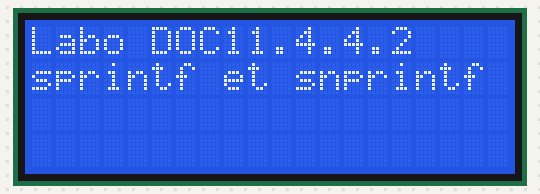
A program run on a simulated Arduino Uno, built with avr-gcc and run on an emulated ATmega328P. On the bench: 20×4 character LCD.

Above: at 0.1 s.
At 1.28 s:
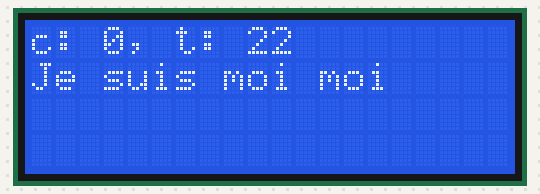
At 10.81 s:
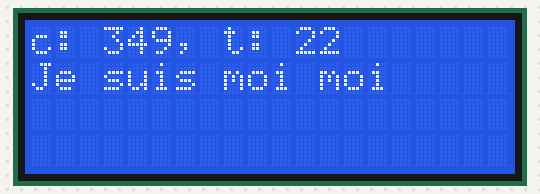
At 20.54 s:
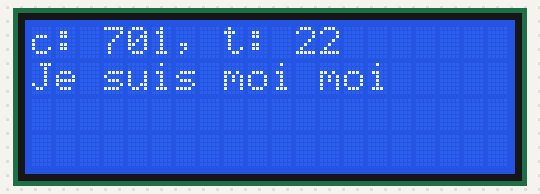
At 30.0 s:
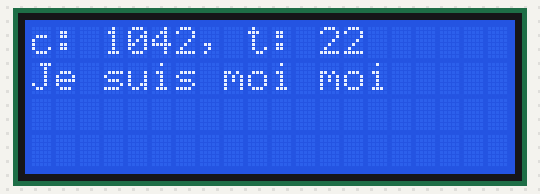
At 39.74 s:
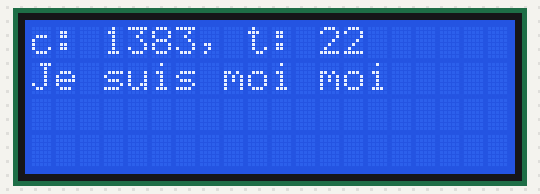

The program:

main.cpp
```cpp
#include <Arduino.h>
// Solution du laboratoire: 3.3

#include <LiquidCrystal_I2C.h>

#define LCD_LIGNE_NO_1                0
#define LCD_LIGNE_NO_2                1
#define LCD_DEBUT_LIGNE               0
#define LCD_NB_LIGNE                  4
#define LCD_NB_COLONNE                20
#define DELAI_MSG_OUVERTURE           1000
#define LCD_ADRESSE_I2C               0x27
#define NOM_PROJET                    "Labo DOC11.4.4.2"
#define VERSION_PROJET                "sprintf et snprintf"
#define LONGUEUR_MSG                  LCD_NB_COLONNE + 1

LiquidCrystal_I2C ecranLCD(LCD_ADRESSE_I2C,LCD_NB_COLONNE,LCD_NB_LIGNE);
char msg[LONGUEUR_MSG];

void setup() {
  ecranLCD.begin(LCD_NB_COLONNE, LCD_NB_LIGNE);
  ecranLCD.print(NOM_PROJET);
  ecranLCD.setCursor(LCD_DEBUT_LIGNE, LCD_LIGNE_NO_2);
  sprintf(msg, "%s", VERSION_PROJET);
  ecranLCD.print(msg);
  delay(DELAI_MSG_OUVERTURE);
  ecranLCD.clear();
} // setup()

void loop() {

  static int compteur = 0;
  int temperature = 22;
  String moi = "moi moi";  // char moi[] = "moi moi";
  float pi = 3.141592;

  // Exemple 01

  ecranLCD.setCursor(LCD_DEBUT_LIGNE, LCD_LIGNE_NO_1);
  sprintf(msg, "c: %d, t: %d", compteur++, temperature);
  ecranLCD.print(msg);
  ecranLCD.setCursor(LCD_DEBUT_LIGNE, LCD_LIGNE_NO_2);
  sprintf(msg, "Je suis %s", moi.c_str());
  ecranLCD.print(msg);


  // Exemple 02 - Forcer des espaces à gauche
  /*
  ecranLCD.setCursor(LCD_DEBUT_LIGNE, LCD_LIGNE_NO_1);
  sprintf(msg, "c: %5d, t: %d", compteur++, temperature);
  ecranLCD.print(msg);
  */


  // Exemple 03 - Forcer des 0 à gauche
  /*
  ecranLCD.setCursor(LCD_DEBUT_LIGNE, LCD_LIGNE_NO_1);
  sprintf(msg, "c: %05d, t: %d", compteur++, temperature);
  ecranLCD.print(msg);
  */

  // Exemple 04 - Les nombres réels
  // La fonction sprintf de Arduino IDE ne supporte pas les nombres réels (float, double)
  /*
  ecranLCD.setCursor(LCD_DEBUT_LIGNE, LCD_LIGNE_NO_1);
  sprintf(msg, "PI = %f", pi);
  ecranLCD.print(msg);
  */

  // Voici une solution
  /*
    ecranLCD.setCursor(LCD_DEBUT_LIGNE, LCD_LIGNE_NO_1);
    #define LONGUEUR_CHAINE 8
    #define NB_DECIMALES    6
    char szF[LONGUEUR_CHAINE + 1];
    dtostrf( pi, LONGUEUR_CHAINE, NB_DECIMALES, szF );
    sprintf( msg, "PI = %s", szF );
    ecranLCD.print(msg);
  */
} // loop()
```
